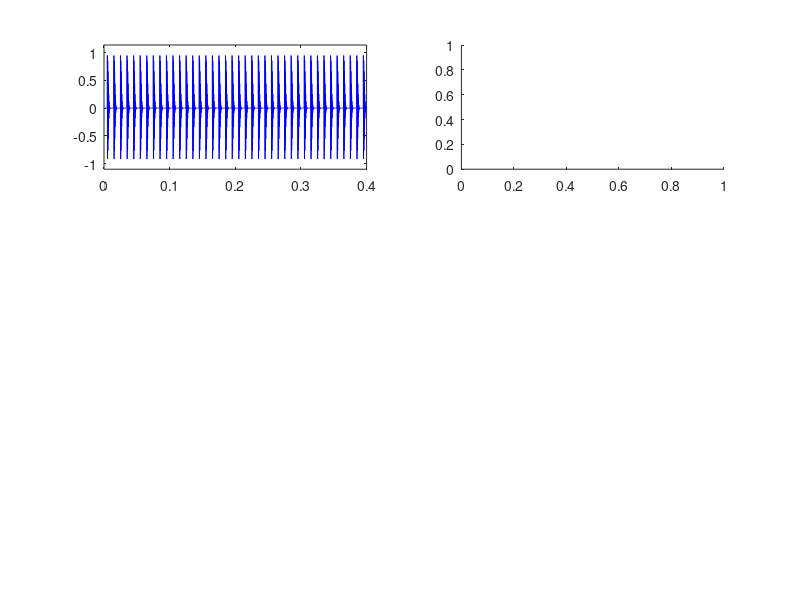

This figure's MATLAB source: (Note: this script raises an error after producing the figure.)
clear; clc; close all;

%--------------------- Parameters -----------------------------------------
fm = 100; b = fm*3000; f0 = 2000; 
fs = 20000; N = 8000; 
t = 0:1/fs:N/fs-1/fs;
Tm2 = 1/fm; nn = Tm2*floor(t/Tm2); 
x1 = exp(-b*(t-nn).^2);x2 = sin(2*pi*f0*t);
xo = x1.*x2; xo = circshift(xo,[0,100]); noise = 0.6*randn(1,N); 
x = xo + noise; So = x(1:N);

%-------------  Plot Simulated Outer Race fault signal   ------------------
figure;
set(gcf,'position',[300 100 900 550]);
subplot(321);plot(t,xo,'b');ylim([1.2*min(xo) 1.2*max(xo)]);
subplot(322);plot_fft(abs(hilbert(xo)),fs,2,0,499);
subplot(323);plot(t,So,'b');ylim([1.2*min(So) 1.2*max(So)]);
ylabel('Amplitude (V)');
subplot(324);plot_fft(abs(hilbert(So)),fs,2,0,499);
ylabel('Power (W)');

%-------------  Perform Stochastic Resonance - FHN  -----------------------

S2 = abs(hilbert(So));
Max_SNR_B=-20;
for h = 0.002:0.002:0.1
    for g = 0.01:0.01:0.3
        S3 = twosrFHN(1,1,h,g,S2);
        S3 = S3-mean(S3);
        
        fftx = fft(S3,N);
        Px = fftx.*conj(fftx)/N;
        P_S_1 = Px(round(fm*N/fs)+1);        % Signal power
        P_N_1 = sum(Px(1:N/2))-P_S_1;        % Noise power
        SNR = 10*log10(P_S_1/P_N_1);
        if SNR > Max_SNR_B
            Max_SNR_B = SNR;
            opth = h;                        % optimal h
            optg = g;                        % optimal g
        end
    end
end

%------------------  Obtain the output signal   ---------------------------
S4o=twosrFHN(1,1,opth,optg,S2);
S4o=S4o-mean(S4o);
subplot(325);plot(t,S4o,'b');
xlabel('Time (s)');
subplot(326);plot_fft(S4o,fs,2,0,499);
xlabel('Frequency (Hz)');

set(findall(gcf,'-property','FontSize'),'FontSize',14, 'FontName', 'Times New Roman')
set(gca,'XColor','k', 'YColor','k')
